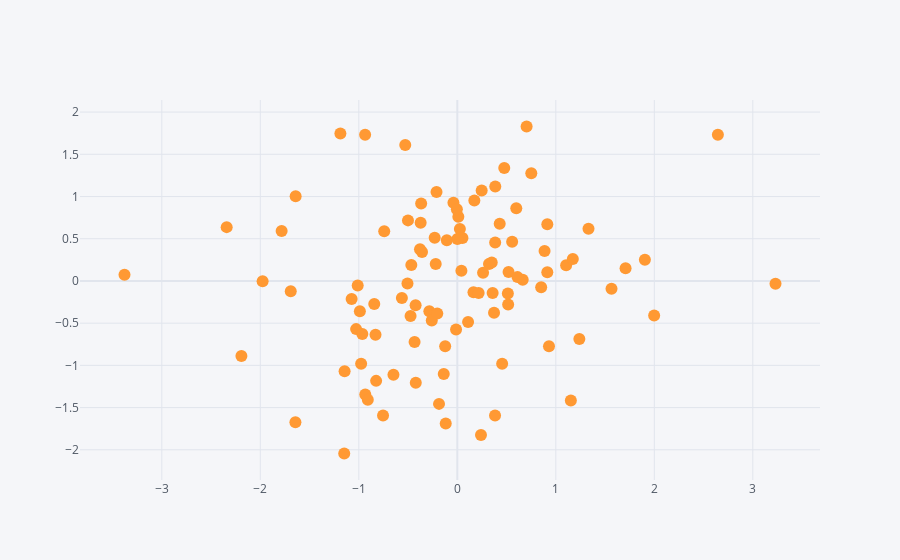

Notebook source saved alongside this figure:
### Markdown cell above
**Gráficos do tipo scatter**

### Code cell
df.iplot(kind='scatter', x='A',y='B', mode='markers')
